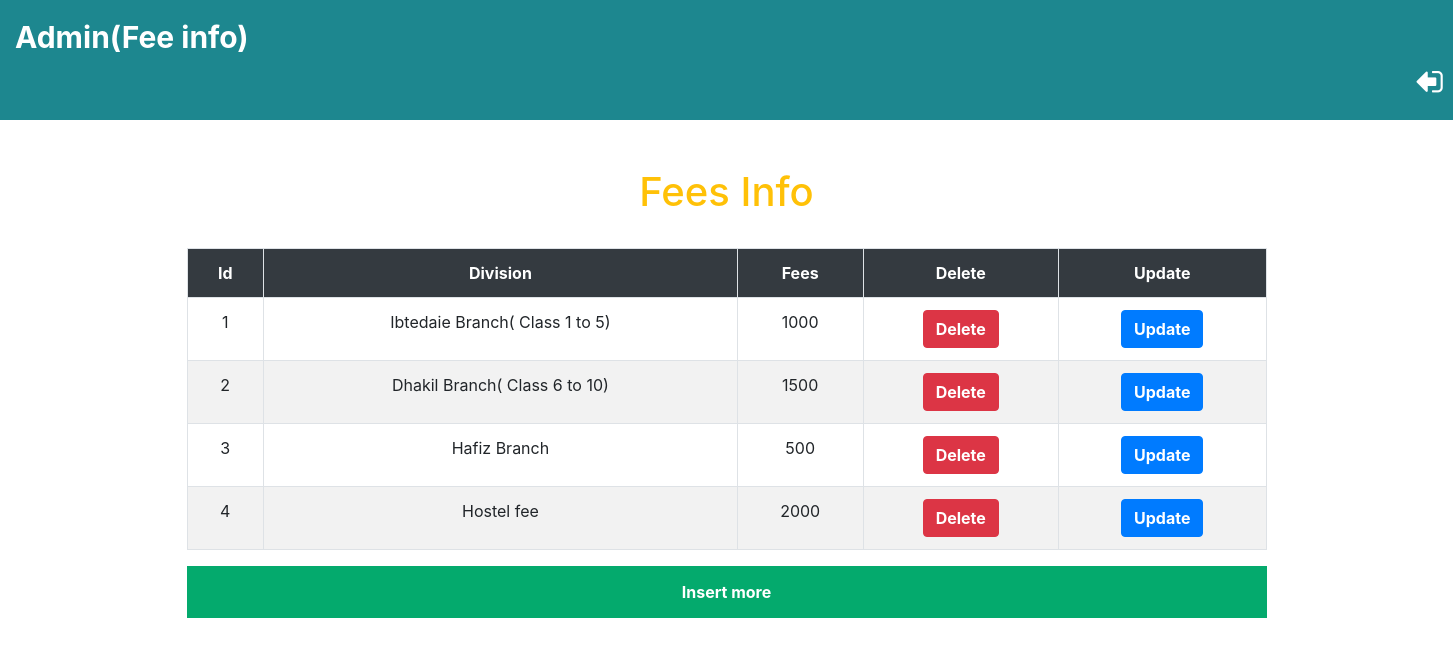
The app's page /crud/Display.php with its own data.
### tables this page shows
CREATE TABLE `studant_fee` (
  `id` int(11) NOT NULL,
  `name` varchar(255) NOT NULL,
  `fee` varchar(255) NOT NULL
);

### crud/Display.php (the view, shortened to what this page needs)
<!DOCTYPE html>
<html>
<head>
  <link rel="stylesheet" href="https://maxcdn.bootstrapcdn.com/bootstrap/4.0.0/css/bootstrap.min.css">
<link rel="stylesheet" href="https://cdnjs.cloudflare.com/ajax/libs/font-awesome/4.7.0/css/font-awesome.min.css">
 <link rel="stylesheet" type="text/css" href="http://ajax.aspnetcdn.com/ajax/jquery.dataTables/1.9.4/css/jquery.dataTables.css">
</head>
<body>
<div class="wel"> Admin(Fee info) <a href="../1_admin.php"><i  style="margin-left: 1400px;color: white;" class="fa fa-sign-out" aria-hidden="true"></i></a></div>
 <div class="container">
 <div class="col-lg-12">
 <br><br>
 <h1 class="text-warning text-center" > Fees Info</h1>
 <br>
 <table  id="tabledata" class=" table table-striped table-hover table-bordered">
 <tr class="bg-dark text-white text-center">
 <th> Id </th>
 <th> Division </th>
 <th> Fees </th>
 <th> Delete </th>
 <th> Update </th>
 </tr >
 <?php
 include 'conn.php';
 $q = "select * from studant_fee ";
 $query = mysqli_query($con,$q);
 while($res = mysqli_fetch_array($query)){
 ?>
 <tr class="text-center">
 <td> <?php echo $res['id'];  ?> </td>
 <td> <?php echo $res['name'];  ?> </td>
 <td> <?php echo $res['fee'];  ?> </td>
 <td> <button class="btn-danger btn"> <a href="delete.php?id=<?php echo $res['id']; ?>" class="text-white"> Delete </a>  </button> </td>
 <td> <button class="btn-primary btn"> <a href="update.php?id=<?php echo $res['id']; ?>" class="text-white"> Update </a> </button> </td>
 </tr>
 <?php
 }
  ?>
 </table>
<button class="block"><a href="insert.php"style="text-decoration: none;">Insert more</a></button>
 </div>
 </div>
</body>
</html>

### crud/Display.php (style rules this page uses)
.block { display: block; width: 100%; border: none; background-color: #04AA6D; color: white; padding: 14px 28px; font-size: 16px; cursor: pointer; text-align: center; font-weight: bold; text-decoration: none; }
.wel { font-size: 30px; font-weight: bold; color: white; background-color:#1d878f ; padding: 15px; }
a { color: white; font-weight: bold; text-decoration: none; }
.fa-sign-out { transform: rotateZ(180deg); }

### records on screen
studant_fee: id "1", name "Ibtedaie Branch( Class 1 to 5)", fee "1000"
studant_fee: id "2", name "Dhakil Branch( Class 6 to 10)", fee "1500"
studant_fee: id "3", name "Hafiz Branch", fee "500"
studant_fee: id "4", name "Hostel fee", fee "2000"
